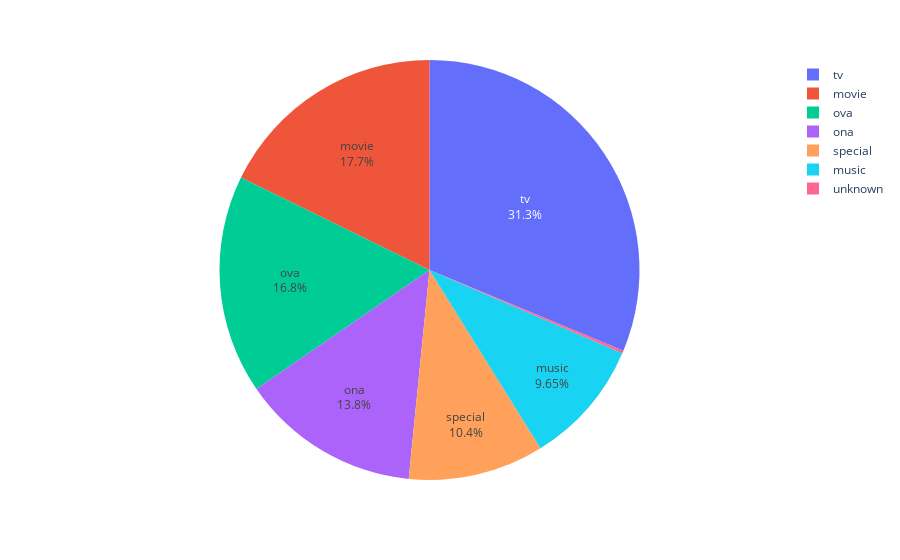

This figure's notebook cell:
### Code cell
fig = px.pie(data_main, 'media_type')
fig.update_traces(textposition='inside', textinfo='percent+label')
fig.show()

### Figure 1 — Plotly figure (JSON) as saved in the notebook; plotly's stock layout.template omitted (floating-point values rounded to 4 significant figures; data arrays with more than 128 entries replaced by an {"elided": "..."} marker saying what was removed)
{"data": [{"domain": {"x": [0, 1], "y": [0, 1]}, "hovertemplate": "media_type=%{label}<extra></extra>", "labels": {"elided": "23936 str values"}, "legendgroup": "", "name": "", "showlegend": true, "textinfo": "percent+label", "textposition": "inside", "type": "pie"}], "layout": {"legend": {"tracegroupgap": 0}, "margin": {"t": 60}}}
